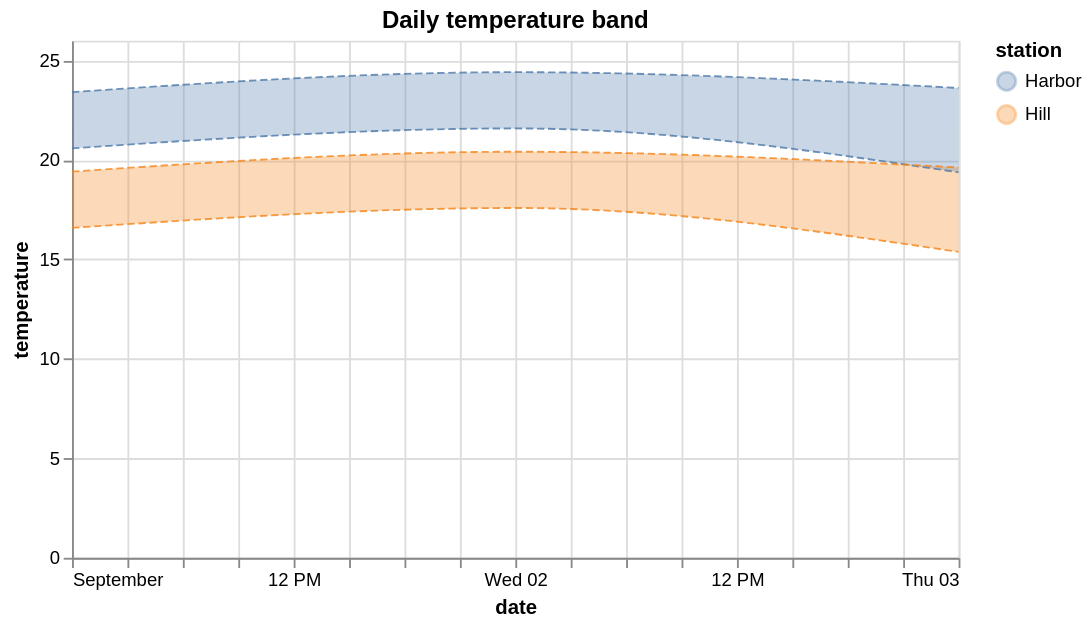

Source (Vega-Lite JSON):
### Vega-Lite specification from a JSON file in a GitHub repository (floating-point values rounded to 4 significant figures)
{"$schema": "https://vega.github.io/schema/vega-lite/v6.json", "width": 480, "height": 280, "title": "Daily temperature band", "mark": {"type": "errorband", "extent": "stdev", "interpolate": "monotone", "borders": {"strokeWidth": 1, "strokeDash": [4, 2], "opacity": 0.8}}, "data": {"values": [{"date": "2026-09-01", "station": "Hill", "temperature": 17}, {"date": "2026-09-01", "station": "Hill", "temperature": 19}, {"date": "2026-09-01", "station": "Harbor", "temperature": 21}, {"date": "2026-09-01", "station": "Harbor", "temperature": 23}, {"date": "2026-09-02", "station": "Hill", "temperature": 18}, {"date": "2026-09-02", "station": "Hill", "temperature": 20}, {"date": "2026-09-02", "station": "Harbor", "temperature": 22}, {"date": "2026-09-02", "station": "Harbor", "temperature": 24}, {"date": "2026-09-03", "station": "Hill", "temperature": 16}, {"date": "2026-09-03", "station": "Hill", "temperature": 19}, {"date": "2026-09-03", "station": "Harbor", "temperature": 20}, {"date": "2026-09-03", "station": "Harbor", "temperature": 23}]}, "encoding": {"x": {"field": "date", "type": "temporal"}, "y": {"field": "temperature", "type": "quantitative"}, "color": {"field": "station", "type": "nominal"}}}
